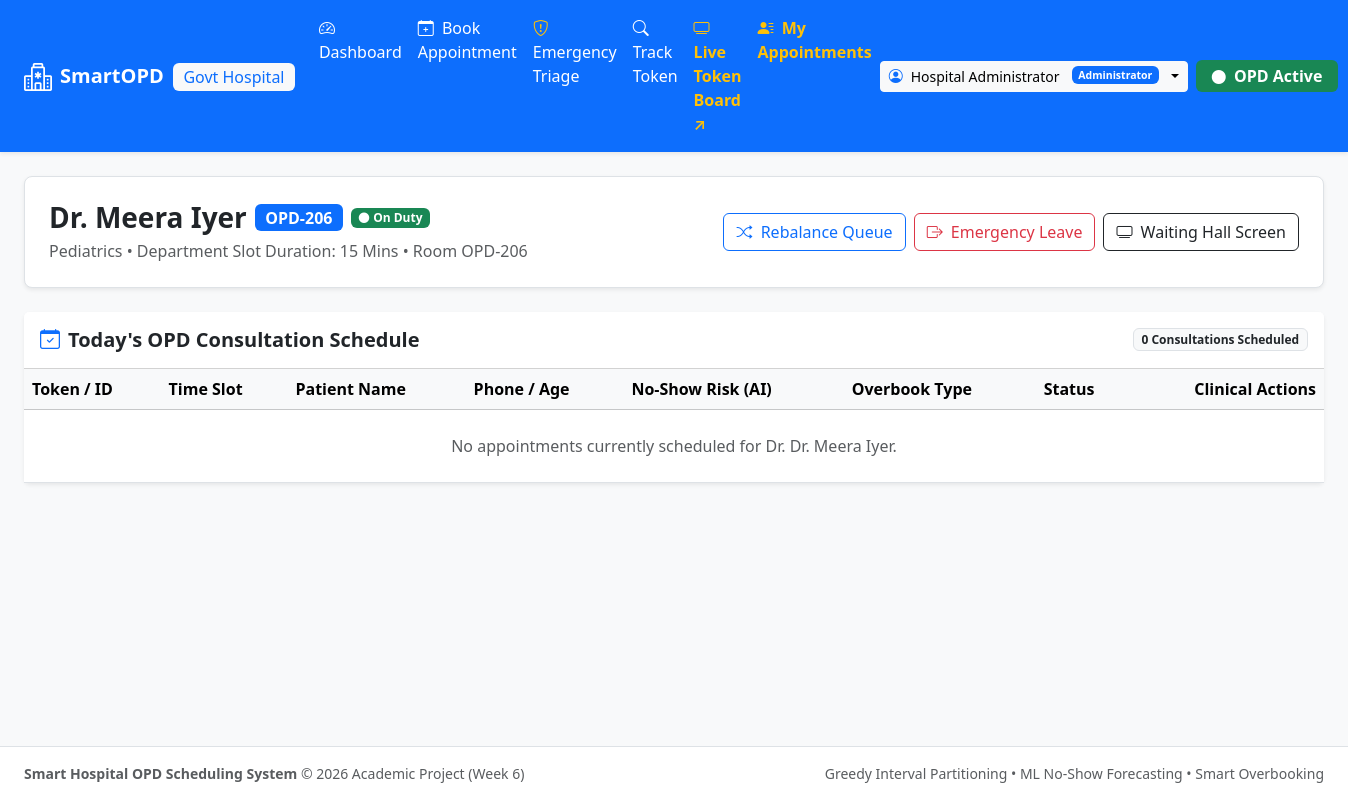
Screenshot of /doctor/6 (signed in) with the database file from the repository.
### src/models.py (models this page shows, shortened)
class Doctor(Base):
    __tablename__ = "doctors"
    doctor_id = Column(Integer, primary_key=True, autoincrement=True)
    name = Column(String(120), nullable=False)
    specialization = Column(String(100), nullable=False, index=True)
    room_number = Column(String(20), nullable=False)
    max_daily_capacity = Column(Integer, default=30, nullable=False)
    is_available = Column(Boolean, default=True, nullable=False)
    dept_id = Column(Integer, ForeignKey("departments.dept_id"), nullable=False)
    department = relationship("Department", back_populates="doctors")
    slots = relationship("TimeSlot", back_populates="doctor", cascade="all, delete-orphan")
    appointments = relationship("Appointment", back_populates="doctor")
    triages = relationship("EmergencyTriage", back_populates="doctor")

class Department(Base):
    __tablename__ = "departments"
    dept_id = Column(Integer, primary_key=True, autoincrement=True)
    dept_name = Column(String(100), unique=True, nullable=False, index=True)
    default_slot_duration_mins = Column(Integer, default=15, nullable=False)
    floor_number = Column(Integer, default=1, nullable=False)
    doctors = relationship("Doctor", back_populates="department", cascade="all, delete-orphan")

### app.py (the view)
    @app.route("/doctor/<int:doctor_id>")
    def doctor_dashboard(doctor_id):
        user = session.get("user")
        patient = session.get("patient")
        if patient and not user:
            return render_template("404.html", message="Access Denied: Only clinical doctors and administrators can access consultation rooms."), 403
        if not user:
            return redirect(url_for("login", next=request.path))
        if user.get("role") not in ["Doctor", "Administrator"]:
            return render_template("404.html", message="Access Denied: Only clinical doctors and administrators can access consultation rooms."), 403
        if user.get("role") == "Doctor" and user.get("doctor_id") != doctor_id:
            return redirect(url_for("doctor_dashboard", doctor_id=user.get("doctor_id")))
        service = get_service()
        doctor = service.get_doctor_by_id(doctor_id)
        if not doctor:
            return render_template("404.html", message=f"Doctor with ID #{doctor_id} not found."), 404
        appointments = service.session.query(Appointment).filter(
            Appointment.doctor_id == doctor_id
        ).order_by(Appointment.slot_id).all()
        return render_template("doctor_dashboard.html", doctor=doctor, appointments=appointments)

### src/db.py (called while the page is built)
def get_session():
    return ScopedSession()

### src/services.py (called while the page is built, shortened)
    def seed_initial_data_if_empty(self):
        if self.session.query(Department).count() > 0:
            return

    def get_doctor_by_id(self, doctor_id: int) -> Optional[Doctor]:
        return self.session.query(Doctor).filter(Doctor.doctor_id == doctor_id).first()

### templates/doctor_dashboard.html (shortened to what this page needs)
{% extends "base.html" %}
{% block content %}
<div class="row mb-4">
    <div class="col-12">
        <div class="p-4 bg-white rounded-3 shadow-sm border d-flex justify-content-between align-items-center flex-wrap gap-3">
            <div>
                <div class="d-flex align-items-center gap-2 mb-1">
                    <h3 class="fw-bold mb-0 text-dark">{{ doctor.name }}</h3>
                    <span class="badge bg-primary fs-6">{{ doctor.room_number }}</span>
                    {% if doctor.is_available %}
                    <span class="badge bg-success"><i class="bi bi-circle-fill small me-1"></i>On Duty</span>
                    {% else %}
                    <span class="badge bg-danger">On Emergency Leave</span>
                    {% endif %}
                </div>
                <p class="text-muted mb-0">{{ doctor.specialization }} &bull; Department Slot Duration: {{ doctor.department.default_slot_duration_mins }} Mins &bull; Room {{ doctor.room_number }}</p>
            </div>
            <div class="d-flex gap-2 flex-wrap">
                <button class="btn btn-outline-primary" onclick="rebalanceQueue({{ doctor.dept_id }})">
                    <i class="bi bi-shuffle me-1"></i> Rebalance Queue
                </button>
                {% if doctor.is_available %}
                <button class="btn btn-outline-danger" onclick="triggerDoctorLeave({{ doctor.doctor_id }})">
                    <i class="bi bi-box-arrow-right me-1"></i> Emergency Leave
                </button>
                {% else %}
                <button class="btn btn-success fw-bold" onclick="markDoctorAvailable({{ doctor.doctor_id }})">
                    <i class="bi bi-check-circle-fill me-1"></i> Resume Duty (Mark Available)
                </button>
                {% endif %}
                <a href="{{ url_for('token_display') }}" target="_blank" class="btn btn-outline-dark">
                    <i class="bi bi-tv me-1"></i> Waiting Hall Screen
                </a>
            </div>
        </div>
    </div>
</div>
{% set active_appt = None %}
{% for a in appointments %}
    {% if a.status.value == 'IN_CONSULTATION' %}
        {% set active_appt = a %}
    {% endif %}
{% endfor %}
<div class="row">
    <div class="col-12">
        <div class="card shadow-sm border-0">
            <div class="card-header bg-white py-3 d-flex justify-content-between align-items-center flex-wrap gap-2">
                <h5 class="fw-bold mb-0"><i class="bi bi-calendar-check text-primary me-2"></i>Today's OPD Consultation Schedule</h5>
                <span class="badge bg-light text-dark border">{{ appointments|length }} Consultations Scheduled</span>
            </div>
            <div class="table-responsive">
                <table class="table table-hover align-middle mb-0">
                    <thead class="table-light">
                        <tr>
                            <th>Token / ID</th>
                            <th>Time Slot</th>
                            <th>Patient Name</th>
                            <th>Phone / Age</th>
                            <th>No-Show Risk (AI)</th>
                            <th>Overbook Type</th>
                            <th>Status</th>
                            <th class="text-end">Clinical Actions</th>
                        </tr>
                    </thead>
                    <tbody>
                        {% if appointments %}
                            {% for appt in appointments %}
                            <tr id="row-appt-{{ appt.appointment_id }}">
                                <td class="fw-bold font-monospace text-primary">#{{ appt.appointment_id }}</td>
                                <td>
                                    <span class="badge bg-light text-dark border">
                                        {{ appt.slot.start_time.strftime('%H:%M') }} - {{ appt.slot.end_time.strftime('%H:%M') }}
                                    </span>
                                </td>
                                <td class="fw-bold">{{ appt.patient.name }}</td>
                                <td class="text-muted small">{{ appt.patient.phone }} ({{ appt.patient.age }}y, {{ appt.patient.gender }})</td>
                                <td>
                                    {% set risk = (appt.predicted_no_show_prob * 100)|round(1) %}
                                    <a href="javascript:void(0)" onclick="openXAIModal({{ appt.appointment_id }}, '{{ appt.patient.name }}')" class="text-decoration-none">
                                        {% if risk >= 50 %}
                                        <span class="badge bg-danger-subtle text-danger border border-danger">{{ risk }}% High <i class="bi bi-question-circle ms-1"></i></span>
                                        {% elif risk >= 25 %}
                                        <span class="badge bg-warning-subtle text-warning border border-warning">{{ risk }}% Med <i class="bi bi-question-circle ms-1"></i></span>
                                        {% else %}
                                        <span class="badge bg-success-subtle text-success border border-success">{{ risk }}% Low <i class="bi bi-question-circle ms-1"></i></span>
                                        {% endif %}
                                    </a>
                                </td>
                                <td>
                                    {% if appt.is_secondary_overbook %}
                                    <span class="badge bg-warning text-dark"><i class="bi bi-layers-half me-1"></i> Overbook +1</span>
                                    {% else %}
                                    <span class="badge bg-light text-muted border">Primary</span>
                                    {% endif %}
                                </td>
                                <td>
                                    {% if appt.status.value == 'COMPLETED' %}
                                    <span class="badge bg-success">COMPLETED</span>
                                    {% elif appt.status.value == 'IN_CONSULTATION' %}
                                    <span class="badge bg-primary">IN CONSULTATION</span>
                                    {% elif appt.status.value == 'CHECKED_IN' %}
                                    <span class="badge bg-info text-dark">WAITING</span>
                                    {% elif appt.status.value == 'CANCELLED' %}
                                    <span class="badge bg-danger">CANCELLED</span>
                                    {% elif appt.status.value == 'NO_SHOW' %}
                                    <span class="badge bg-secondary">NO-SHOW</span>
                                    {% else %}
                                    <span class="badge bg-secondary">{{ appt.status.value }}</span>
                                    {% endif %}
                                </td>
                                <td class="text-end">
                                    <div class="btn-group btn-group-sm">
                                        {% if appt.status.value in ['BOOKED', 'CONFIRMED'] %}
                                        <button class="btn btn-outline-info" onclick="updateApptStatus({{ appt.appointment_id }}, 'CHECKED_IN')" title="Mark Patient Arrived">Check In</button>
                                        <button class="btn btn-primary" onclick="updateApptStatus({{ appt.appointment_id }}, 'IN_CONSULTATION')" title="Call Patient to Room">Call Room</button>
                                        {% elif appt.status.value == 'CHECKED_IN' %}
                                        <button class="btn btn-primary" onclick="updateApptStatus({{ appt.appointment_id }}, 'IN_CONSULTATION')" title="Call Patient to Room">Call Room</button>
                                        {% endif %}
                                        <button class="btn btn-outline-success" onclick="openPrescriptionModal({{ appt.appointment_id }}, '{{ appt.patient.name }}')" title="Prescription & Done">Rx</button>
                                        <button class="btn btn-outline-secondary" onclick="updateApptStatus({{ appt.appointment_id }}, 'NO_SHOW')" title="Mark No Show">Absent</button>
                                        <a href="/api/fhir/Appointment/{{ appt.appointment_id }}" target="_blank" class="btn btn-outline-dark" title="FHIR v4 JSON"><i class="bi bi-file-code"></i></a>
                                    </div>
                                </td>
                            </tr>
                            {% endfor %}
                        {% else %}
                            <tr>
                                <td colspan="8" class="text-center py-4 text-muted">
                                    No appointments currently scheduled for Dr. {{ doctor.name }}.
                                </td>
                            </tr>
                        {% endif %}
                    </tbody>
                </table>
            </div>
        </div>
    </div>
</div>
{% endblock %}

### static/css/style.css (style rules this page uses)
:root { --primary-color: #0d6efd; --success-color: #198754; --warning-color: #ffc107; --danger-color: #dc3545; --info-color: #0dcaf0; --card-shadow: 0 0.125rem 0.25rem rgba(0, 0, 0, 0.075); }
body { background-color: #f8fafc; color: #1e293b; font-family: system-ui, -apple-system, "Segoe UI", Roboto, "Helvetica Neue", Arial, sans-serif; }

### rows the page displays
Doctor: name "Dr. Meera Iyer", room_number "OPD-206", specialization "Pediatrics"
Department: department.default_slot_duration_mins "15"

### other values shown
{{ session['user'].get('name', 'Staff') }} "Hospital Administrator"
{{ session['user'].get('role', 'Staff') }} "Administrator"
{{ appointments|length }} "0"
